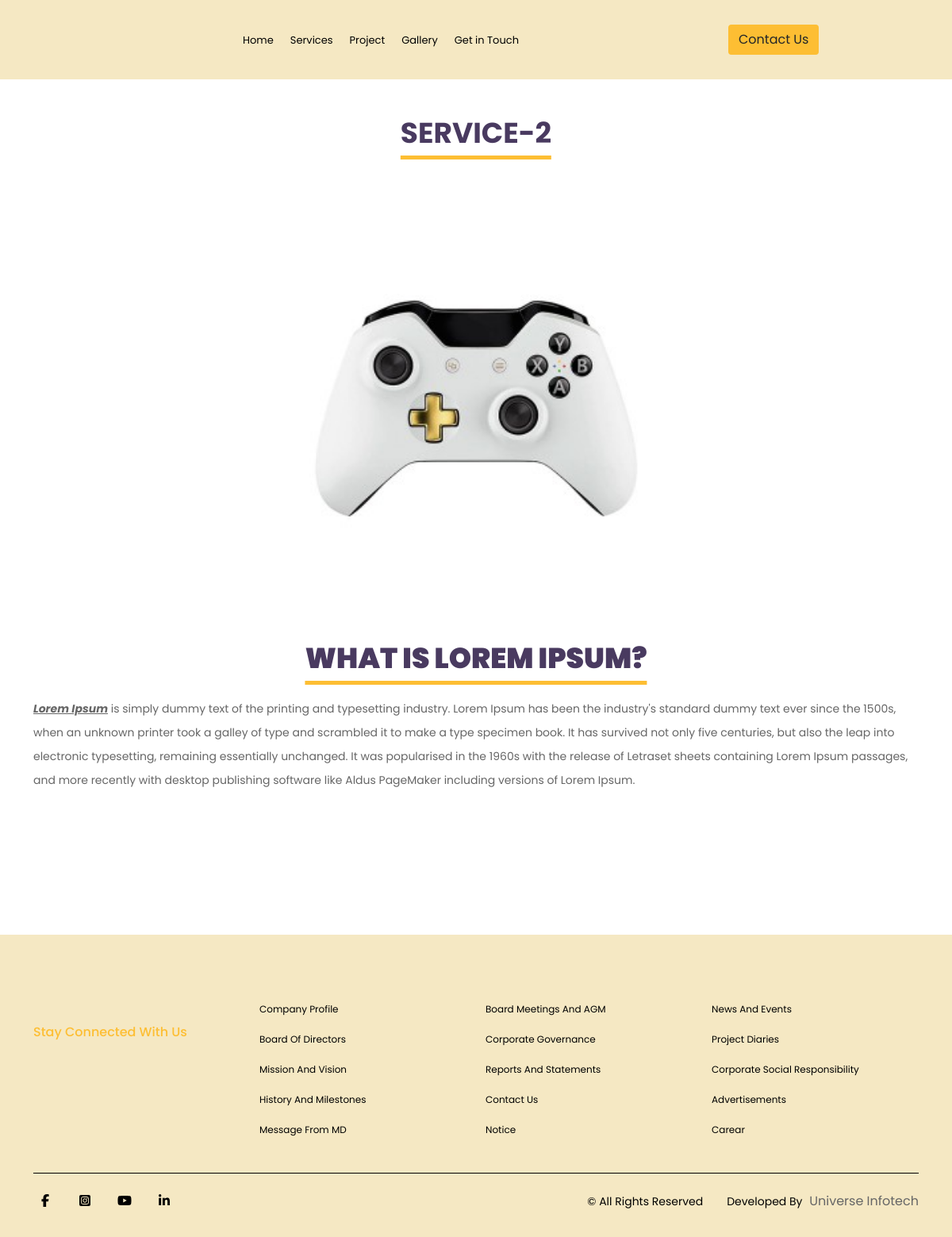
The app's page /service/7ow82za61by7g2tx33lvbuadouhyv4mn9sfoll3ce94xm9fwz with its own data.
### universeapp/models.py (models this page shows, shortened)
class Our_Service(models.Model):
    title = models.CharField(max_length = 150)
    slug = models.SlugField(max_length = 50, unique=True, blank=True)
    image = models.ImageField(upload_to='ServiceImage')
    description =RichTextUploadingField()
    class Meta:
        verbose_name = 'Our_Service'
        verbose_name_plural = 'Our_Services'
        ordering =['-id']
    def get_service_detail_link(self):
        return reverse('service-detail', kwargs={'slug': self.slug})

### universeapp/views.py (the view)
# urls.py: path('service/<slug>', ServiceDetailView.as_view(), name='service-detail'),
class ServiceDetailView(DetailView):
    model = Our_Service
    template_name ='service_detail.html'

### universeapp/templatetags/project.py (called while the page is built)
@register.filter
def project(request):
    project = Project.objects.all()
    return project

### universeapp/templatetags/service.py (called while the page is built)
@register.filter
def service(request):
    service = Our_Service.objects.all()
    return service

### universeapp/templates/universeapp/service_detail.html (shortened to what this page needs)
{% extends 'base.html'%}
{% block content %}
    <section id="gallery" class="service">
        <div class="container">
            <div class="row">
                <div class="col-lg-12">
                    <div class="header_pert">
                        <h2>{{object.title}}</h2>
                        <div class="img">
                            <img class="img-fluid my-5" src="{{object.image.url}}" alt="">
                        </div>
                        <p>{{object.description|safe}}</p>
                    </div>
                </div>
            </div>
        </div>
    </section>
{% endblock content %}

### universeapp/static/frontend_assets/css/style.css (style rules this page uses)
* { margin: 0; padding: 0; }
a, h1, h2, h3, h4, h5, h6, p, span { margin: 0; padding: 0; }
:root { --bg_color: #493A60; --top_heading_color: #FDBE33; --text_color: #666; }
h2 { font-size: 36px; font-weight: 700; line-height: 36px; color: var(--bg_color); }
p { font-size: 16px; font-weight: 400; line-height: 30px; color: var(--text_color); }
.header_pert { text-align: center; margin-bottom: 80px; }
.header_pert h2 { position: relative; display: inline-block; text-transform: uppercase; color: var(--bg_color); margin-bottom: 30px; }
.header_pert h2::after { position: absolute; content: ''; bottom: -15px; left: 50%; transform: translateX(-50%); width: 100%; height: 5px; background: var(--top_heading_color); }
.header_pert p { margin-top: 0; }
#gallery.service .header_pert p { margin-top: 0; text-align: left; }
section#gallery img { height: 500px; width: 100%; object-fit: cover; }
section#gallery.service img { width: auto; }

### universeapp/static/frontend_assets/css/media.css (style rules this page uses)
@media (max-width: 1400px) { p { font-size: 14px; } }

### records on screen
Our_Service: title "SERVICE-2", image (picture), description "WHAT IS LOREM IPSUM? Lorem Ipsum is simply dummy text of the printing and typesetting industry. Lorem Ipsum has been the industry's standard dummy text ever since the 1500s, when an unknown printer took a galley of type and scrambled it to make a type specimen book. It has survived not only five centuries, but also the leap into electronic typesetting, remaining essentially unchanged. It was popularised in the 1960s with the release of Letraset sheets containing Lorem Ipsum passages, and more recently with desktop publishing software like Aldus PageMaker including versions of Lorem Ipsum."
